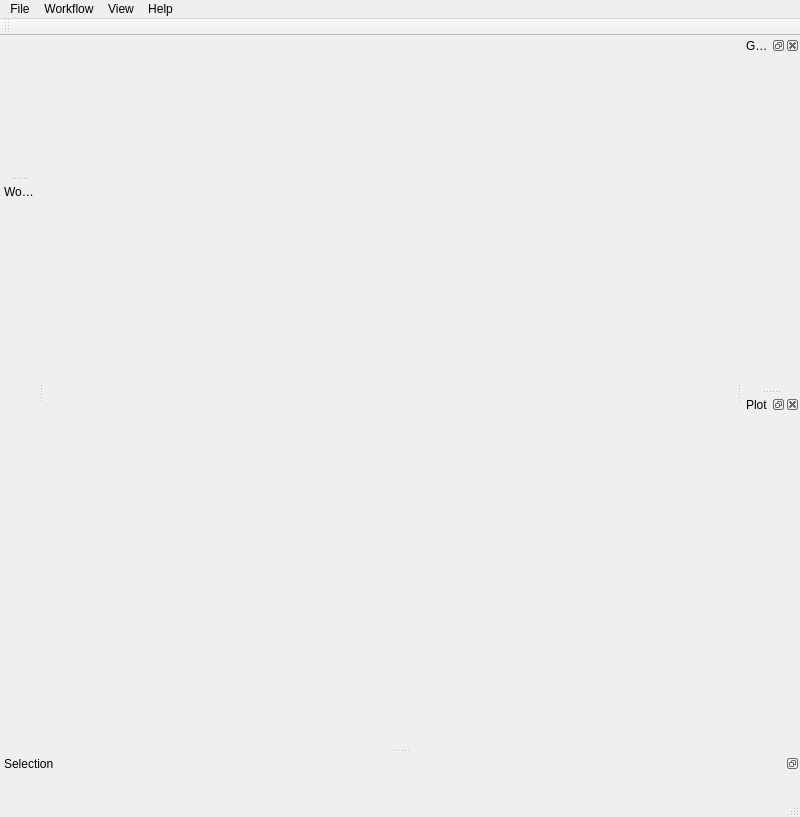
<?xml version="1.0" encoding="UTF-8"?>
<ui version="4.0">
 <class>MainWindow</class>
 <widget class="QMainWindow" name="MainWindow">
  <property name="geometry">
   <rect>
    <x>0</x>
    <y>0</y>
    <width>800</width>
    <height>817</height>
   </rect>
  </property>
  <property name="sizePolicy">
   <sizepolicy hsizetype="Preferred" vsizetype="Preferred">
    <horstretch>0</horstretch>
    <verstretch>0</verstretch>
   </sizepolicy>
  </property>
  <property name="windowTitle">
   <string>MainWindow</string>
  </property>
  <property name="dockOptions">
   <set>QMainWindow::AllowTabbedDocks|QMainWindow::AnimatedDocks</set>
  </property>
  <widget class="QWidget" name="centralwidget"/>
  <widget class="QMenuBar" name="menubar">
   <property name="geometry">
    <rect>
     <x>0</x>
     <y>0</y>
     <width>800</width>
     <height>23</height>
    </rect>
   </property>
   <widget class="QMenu" name="menu_file">
    <property name="title">
     <string>File</string>
    </property>
   </widget>
   <widget class="QMenu" name="menu_workflow">
    <property name="title">
     <string>Workflow</string>
    </property>
   </widget>
   <widget class="QMenu" name="menu_view">
    <property name="title">
     <string>View</string>
    </property>
   </widget>
   <widget class="QMenu" name="menu_help">
    <property name="title">
     <string>Help</string>
    </property>
   </widget>
   <addaction name="menu_file"/>
   <addaction name="menu_workflow"/>
   <addaction name="menu_view"/>
   <addaction name="menu_help"/>
  </widget>
  <widget class="QStatusBar" name="statusbar"/>
  <widget class="QDockWidget" name="dock_item_info">
   <property name="minimumSize">
    <size>
     <width>302</width>
     <height>41</height>
    </size>
   </property>
   <property name="features">
    <set>QDockWidget::DockWidgetFloatable|QDockWidget::DockWidgetMovable</set>
   </property>
   <property name="allowedAreas">
    <set>Qt::AllDockWidgetAreas</set>
   </property>
   <property name="windowTitle">
    <string>Selection</string>
   </property>
   <attribute name="dockWidgetArea">
    <number>8</number>
   </attribute>
   <widget class="QWidget" name="dockWidgetContents_intemInfo"/>
  </widget>
  <widget class="QDockWidget" name="dock_graph">
   <property name="features">
    <set>QDockWidget::AllDockWidgetFeatures</set>
   </property>
   <property name="windowTitle">
    <string>Graph</string>
   </property>
   <attribute name="dockWidgetArea">
    <number>2</number>
   </attribute>
   <widget class="QWidget" name="dockWidgetContents_graph"/>
  </widget>
  <widget class="QDockWidget" name="dock_plot">
   <property name="windowTitle">
    <string>Plot</string>
   </property>
   <attribute name="dockWidgetArea">
    <number>2</number>
   </attribute>
   <widget class="QWidget" name="dockWidgetContents_plot"/>
  </widget>
  <widget class="QDockWidget" name="dock_resource_wf">
   <property name="sizePolicy">
    <sizepolicy hsizetype="Preferred" vsizetype="Preferred">
     <horstretch>0</horstretch>
     <verstretch>0</verstretch>
    </sizepolicy>
   </property>
   <property name="features">
    <set>QDockWidget::DockWidgetMovable</set>
   </property>
   <attribute name="dockWidgetArea">
    <number>1</number>
   </attribute>
   <widget class="QWidget" name="dockWidgetContents_resource_wf"/>
  </widget>
  <widget class="QDockWidget" name="dock_wf_info">
   <property name="features">
    <set>QDockWidget::DockWidgetMovable</set>
   </property>
   <property name="windowTitle">
    <string>Worflow</string>
   </property>
   <attribute name="dockWidgetArea">
    <number>1</number>
   </attribute>
   <widget class="QWidget" name="dockWidgetContents_wf_info">
    <layout class="QVBoxLayout" name="verticalLayout_2">
     <item>
      <widget class="QWidget" name="widget_wf_info" native="true"/>
     </item>
     <item>
      <spacer name="verticalSpacer">
       <property name="orientation">
        <enum>Qt::Vertical</enum>
       </property>
       <property name="sizeHint" stdset="0">
        <size>
         <width>20</width>
         <height>40</height>
        </size>
       </property>
      </spacer>
     </item>
    </layout>
   </widget>
  </widget>
  <widget class="QToolBar" name="tool_bar">
   <property name="windowTitle">
    <string>toolBar</string>
   </property>
   <attribute name="toolBarArea">
    <enum>TopToolBarArea</enum>
   </attribute>
   <attribute name="toolBarBreak">
    <bool>false</bool>
   </attribute>
  </widget>
 </widget>
 <resources/>
 <connections/>
</ui>
